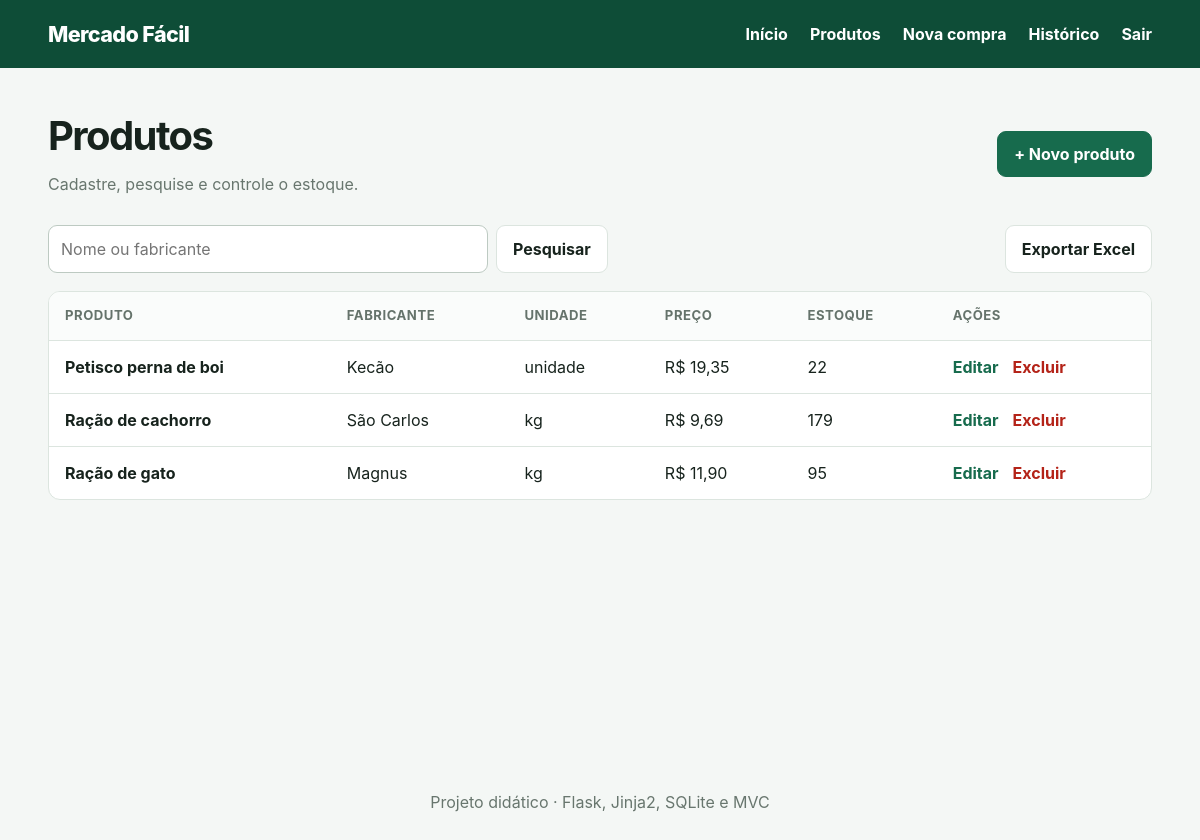
Page /produtos (signed in) on the committed database.
### tables this page shows
CREATE TABLE produtos (
    id INTEGER PRIMARY KEY AUTOINCREMENT,
    nome TEXT NOT NULL,
    fabricante TEXT NOT NULL,
    unidade TEXT NOT NULL,
    preco_centavos INTEGER NOT NULL CHECK (preco_centavos >= 0),
    estoque INTEGER NOT NULL DEFAULT 0 CHECK (estoque >= 0),
    criado_em TEXT NOT NULL DEFAULT CURRENT_TIMESTAMP
);

### controllers/produto_controller.py (the view)
@produto_bp.get("")
def listar():
    busca = request.args.get("busca", "")
    return render_template("produtos.html", produtos=produto_model.listar(busca), busca=busca)

### database.py (called while the page is built)
def get_db():
    if "db" not in g:
        database_path = Path(current_app.config["DATABASE"])
        database_path.parent.mkdir(parents=True, exist_ok=True)
        g.db = sqlite3.connect(database_path)
        g.db.row_factory = sqlite3.Row
        g.db.execute("PRAGMA foreign_keys = ON")
    return g.db

### models/produto.py (called while the page is built)
def listar(busca=""):
    termo = f"%{busca.strip()}%"
    return get_db().execute(
        """SELECT * FROM produtos
           WHERE nome LIKE ? OR fabricante LIKE ?
           ORDER BY nome COLLATE NOCASE""",
        (termo, termo),
    ).fetchall()

### utils.py (called while the page is built)
def formatar_moeda(centavos):
    valor = Decimal(int(centavos)) / 100
    return f"R$ {valor:,.2f}".replace(",", "X").replace(".", ",").replace("X", ".")

### templates/produtos.html (shortened to what this page needs)
{% extends "base.html" %}
{% block conteudo %}
<div class="cabecalho-pagina"><div><h1>Produtos</h1><p>Cadastre, pesquise e controle o estoque.</p></div><a class="botao primario" href="{{ url_for('produto.novo') }}">+ Novo produto</a></div>
<div class="barra-acoes">
  <form method="get" class="busca"><input name="busca" value="{{ busca }}" placeholder="Nome ou fabricante" aria-label="Pesquisar"><button class="botao">Pesquisar</button></form>
  <a class="botao secundario" href="{{ url_for('produto.exportar') }}">Exportar Excel</a>
</div>
<div class="tabela-wrapper"><table><thead><tr><th>Produto</th><th>Fabricante</th><th>Unidade</th><th>Preço</th><th>Estoque</th><th>Ações</th></tr></thead><tbody>
{% for p in produtos %}<tr><td><strong>{{ p.nome }}</strong></td><td>{{ p.fabricante }}</td><td>{{ p.unidade }}</td><td>{{ p.preco_centavos|moeda }}</td><td>{{ p.estoque }}</td><td class="acoes"><a href="{{ url_for('produto.editar', produto_id=p.id) }}">Editar</a><form method="post" action="{{ url_for('produto.excluir', produto_id=p.id) }}" onsubmit="return confirm('Excluir este produto?')"><button class="perigo link-button">Excluir</button></form></td></tr>
{% else %}<tr><td colspan="6" class="vazio">Nenhum produto encontrado.</td></tr>{% endfor %}
</tbody></table></div>
{% endblock %}

### static/style.css (style rules this page uses)
:root { --verde:#176b4d;--verde-escuro:#0e4d37;--fundo:#f4f7f5;--texto:#17231d;--borda:#dce5df;--branco:#fff;--erro:#b42318 }
* { box-sizing:border-box }
body { margin:0;font-family:Inter,system-ui,-apple-system,"Segoe UI",sans-serif;background:var(--fundo);color:var(--texto);line-height:1.5 }
a { color:var(--verde);font-weight:650;text-decoration:none }
.topo nav form,.acoes form,.acoes-finais form { margin:0 }
.cabecalho-pagina { display:flex;justify-content:space-between;align-items:center;gap:20px;margin-bottom:24px }
.cabecalho-pagina h1 { margin:0;font-size:clamp(1.8rem,4vw,2.5rem);letter-spacing:-.04em }
.cabecalho-pagina p,.auth-card>p { color:#68766e;margin:.35rem 0 }
input,select { width:100%;border:1px solid #bdcac2;border-radius:9px;padding:11px 12px;background:#fff;font:inherit;color:inherit }
.botao { display:inline-flex;align-items:center;justify-content:center;border:1px solid var(--borda);border-radius:9px;padding:10px 16px;background:#fff;color:var(--texto);font:inherit;font-weight:700;cursor:pointer }
.botao.primario { background:var(--verde);border-color:var(--verde);color:#fff }
.botao.secundario { background:#fff }
.link-button { border:0;background:none;padding:0;font:inherit;font-weight:650;cursor:pointer }
.perigo { color:var(--erro) }
.barra-acoes { display:flex;justify-content:space-between;gap:14px;margin-bottom:18px }
.busca { display:flex;gap:8px;flex:1 }
.busca input { max-width:440px }
.tabela-wrapper { overflow:auto;background:#fff;border:1px solid var(--borda);border-radius:12px }
table { width:100%;border-collapse:collapse;min-width:680px }
th,td { text-align:left;padding:14px 16px;border-bottom:1px solid var(--borda) }
th { font-size:.82rem;text-transform:uppercase;letter-spacing:.04em;color:#65736b;background:#fafcfb }
tbody tr:last-child td { border-bottom:0 }
.acoes { display:flex;gap:14px }

### rows in the picture
produtos: nome "Petisco perna de boi", fabricante "Kecão", unidade "unidade", preco_centavos|moeda "R$ 19,35", estoque "22"
produtos: nome "Ração de cachorro", fabricante "São Carlos", unidade "kg", preco_centavos|moeda "R$ 9,69", estoque "179"
produtos: nome "Ração de gato", fabricante "Magnus", unidade "kg", preco_centavos|moeda "R$ 11,90", estoque "95"
